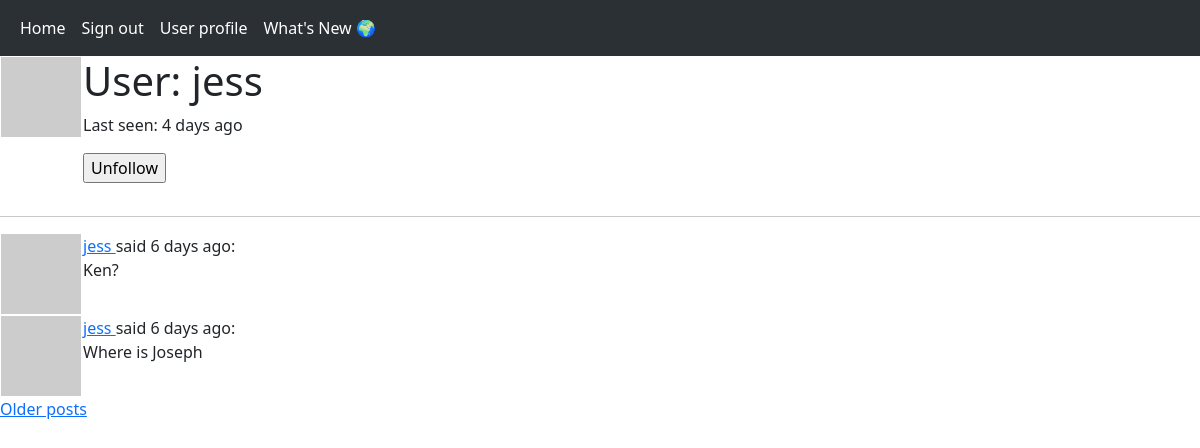
The app's page /user/jess (signed in) with its own data.
### app/models.py (models this page shows, shortened)
class User(db.Model, UserMixin):
    id = db.Column(db.Integer, primary_key=True)
    username = db.Column(db.String(64), index = True, unique = True)
    email = db.Column(db.String(120), index = True, unique = True)
    password_hash = db.Column(db.String(128))
    posts = db.relationship('Post', backref='author', lazy='dynamic')
    about_me = db.Column(db.String(140))
    last_seen = db.Column(db.DateTime, default = datetime.utcnow)
    followed = db.relationship(
        'User', secondary = followers,
        primaryjoin = (followers.c.follower_id == id),
        secondaryjoin = (followers.c.followed_id == id),
        backref = db.backref('followers', lazy='dynamic'),
        lazy='dynamic')
    def avatar(self, size):
        digest = md5(self.email.lower().encode('utf-8')).hexdigest()
        return 'https://www.gravatar.com/avatar/{}?d=identicon&s={}'.format(digest, size)
    def is_following(self, user):
        return self.followed.filter(
            followers.c.followed_id == user.id).count() > 0

class Post(db.Model):
    id = db.Column(db.Integer, primary_key = True)
    body = db.Column(db.String(140))
    timestamp = db.Column(db.DateTime, index = True, default = datetime.utcnow)
    user_id = db.Column(db.Integer, db.ForeignKey('user.id'))
    language = db.Column(db.String(5))

### app/routes.py (the view)
@app.route('/user/<username>')
@login_required
def user(username):
    user = User.query.filter_by(username=username).first_or_404()
    page = request.args.get('page', 1, type=int)
    posts = user.posts.order_by(Post.timestamp.desc()).paginate(
        page = page,
        per_page = app.config['POSTS_PER_PAGE'],
        error_out = False
    )
    next_url = url_for('user',
                       username = user.username,
                       page=posts.next_num) \
        if posts.has_next else None
    prev_url = url_for('user',
                       username = user.username,
                       page=posts.prev_num) \
        if posts.has_prev else None
    form = EmptyForm()
    return render_template('user.html',
                           user=user,
                           posts=posts.items,
                           next_url=next_url,
                           prev_url=prev_url,
                           form=form)

### app/forms.py
class EmptyForm(FlaskForm):
    submit = SubmitField('Submit')

### app/models.py (called while the page is built)
@login.user_loader
def load_user(id):
    return User.query.get(int(id))

### app/routes.py (called while the page is built)
@app.before_request
def before_request():
    if current_user.is_authenticated:
        current_user.last_seen = datetime.utcnow()
        db.session.commit()

### app/templates/user.html (shortened to what this page needs)
{% extends 'base.html' %}
{% block content %}
    <table>
        <tr valign="top">
            <td><img src="{{ user.avatar(164) }}"></td>
            <td>
                <h1>User: {{ user.username }}</h1>
                {% if user.last_seen %}
                <p>Last seen: {{ moment(user.last_seen).fromNow() }}</p>
                {% endif %}
                {% if user == current_user %}
                <p><a href="{{ url_for('edit_profile') }}">Edit profile</a></p>
                {% else %}
                <p>
                    <form action="{{ url_for('unfollow', username=user.username) }}" method="post">
                        {{ form.submit(value='Unfollow') }}
                    </form>
                </p>
                {% endif %}
            </td>
        </tr>
    </table>
    <hr>
    {% for post in posts %}
        {% include '_post.html' %}
    {% endfor %}
    {% if next_url %}
    <a href="{{ next_url }}">Older posts</a>
    {% endif %}
{% endblock %}

### app/templates/_post.html
<table>
    <tr valign='top'>
        <td><img src="{{ post.author.avatar(32) }}"></td>
        <td>
            <a href="{{ url_for('user', username=post.author.username) }}">
                {{ post.author.username }}
            </a>
            said {{ moment(post.timestamp).fromNow() }}:
            <br>
            {{ post.body }}
        </td>
    </tr>
</table>

### records on screen
User: username "jess", last_seen "4 days ago"
Post: author.username "jess", timestamp "6 days ago", body "Ken?"
Post: author.username "jess", timestamp "6 days ago", body "Where is Joseph"
